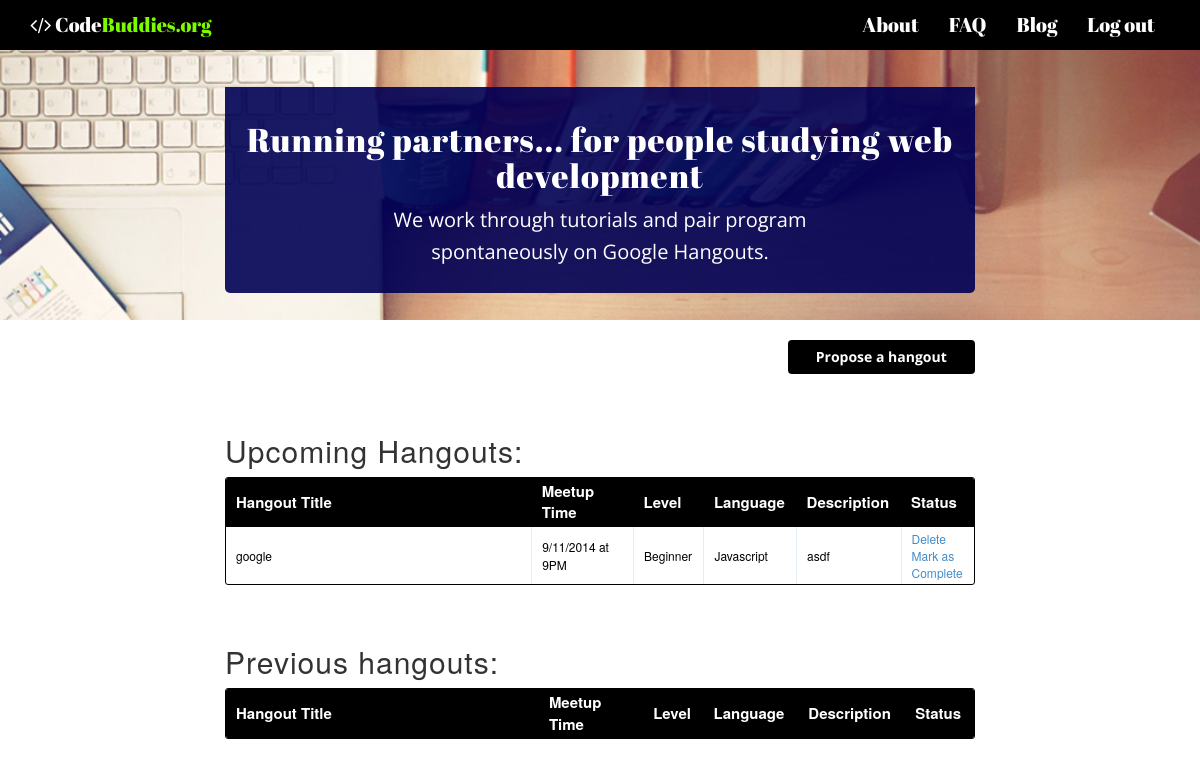
Page /hangout/ (signed in) on the earlier database version.
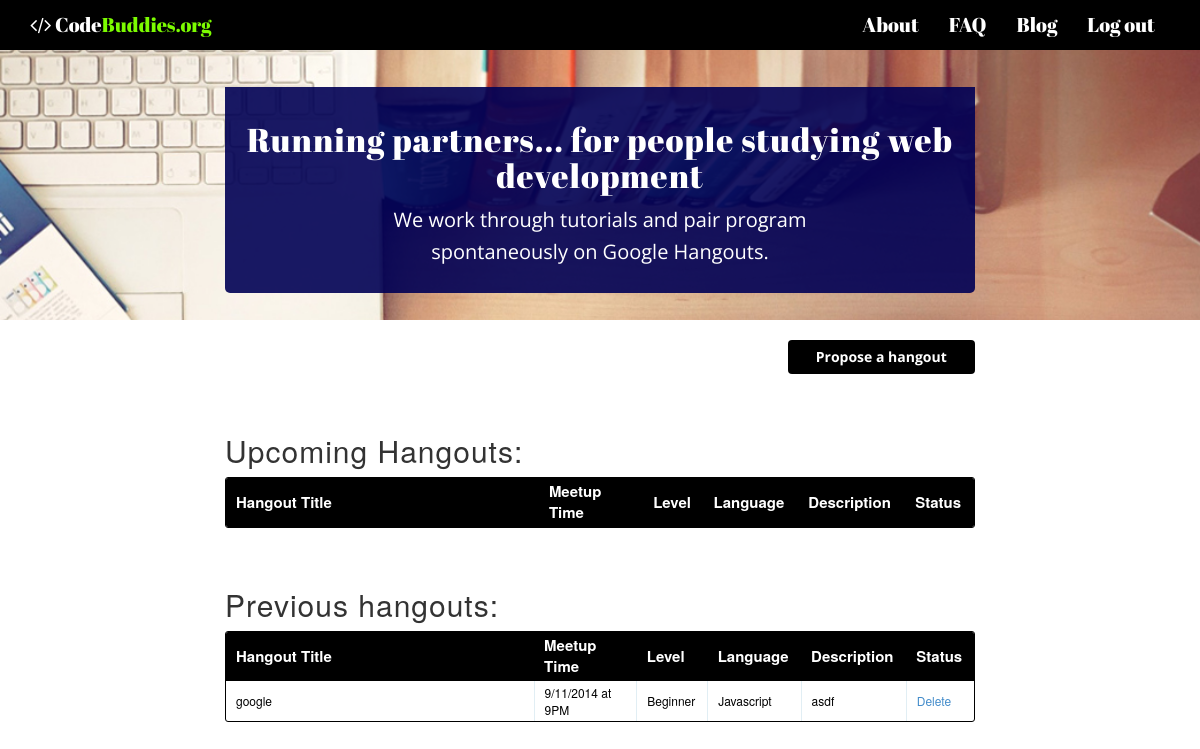
Same page on the later database version.
### tables this page shows
CREATE TABLE hangout( hangout_id INTEGER PRIMARY KEY
		AUTOINCREMENT,
		title TEXT NOT NULL, level TEXT NOT NULL, language TEXT NOT NULL, hangout_date TEXT NOT NULL, description TEXT NOT NULL, status INTEGER NOT NULL);

### views.py (the view)
@app.route('/hangout/')
@login_required
def hangout():
	g.db = connect_db()
	cur = g.db.execute(
		'select title, level, language, hangout_date, description, hangout_id from hangout where status=1')
	upcoming_hangouts = [dict(title=row[0], level=row[1],
		language=row[2], hangout_date=row[3], description=row[4], hangout_id=row[5]) for row in cur.fetchall()]
	cur = g.db.execute(
		'select title, hangout_date, level, language, description, hangout_id from hangout where status=0')
	previous_hangouts = [collections.OrderedDict(title=row[0], hangout_date=row[1],
		level=row[2], language=row[3], description=row[4], hangout_id=row[5]) for row in cur.fetchall()]
	g.db.close()
	return render_template(
		'tasks.html',
		form = ProposeNewHangout(request.form),
		open_tasks=upcoming_hangouts,
		closed_tasks=previous_hangouts
	)

### views.py (called while the page is built)
def connect_db():
	return sqlite3.connect(app.config['DATABASE'])

def login_required(test):
	@wraps(test)
	def wrap(*args, **kwargs):
		if 'logged_in' in session:
			return test(*args, **kwargs)
		else:
			flash('You need to login first.')
			return redirect(url_for('login'))
	return wrap

### templates/tasks.html (shortened to what this page needs)
{% extends "template.html" %}
{% block content %}
	<div>
	<a class="btn button propose" data-toggles=".toggleForm">Propose a hangout</a>
<div class="entries">
	<br />
	<br />
<h2>Upcoming Hangouts:</h2>
<div class="datagrid">
	<table>
		<thead>
			<tr>
				<th width="300px"><strong>Hangout Title</strong></th>
				<th width="100px"><strong>Meetup Time</strong></th>
				<th width="50px"><strong>Level</strong></th>
				<th width="50px"><strong>Language</strong></th>
				<th width="50px"><strong>Description</strong></th>
				<th width="50px"><strong>Status</strong></th>
			</tr>
		</thead>
	{% for o in open_tasks %}
	<tr>
		<td width="300px">{{ o.title }} </td>
		<td width="100px">{{ o.hangout_date }}</td>
		<td width="50px">{{ o.level }}</td>
		<td width="50px">{{ o.language }}</td>
		<td width="50px">{{ o.description }}</td>
	<td>
		<a href="{{ url_for('delete_entry', hangout_id = o.hangout_id) }}">Delete</a>
		<a href="{{ url_for('complete', hangout_id = o.hangout_id)}}">Mark as Complete</a>
	</td>
</tr>
{% endfor %}
</table>
</div>
<br >
<br >
</div>
<div class="entries">
	<h2>Previous hangouts:</h2>
	<div class="datagrid">
		<table>
			<thead>
				<tr>
					<th width="300px"><strong>Hangout Title</strong></th>
					<th width="100px"><strong>Meetup Time</strong></th>
					<th width="50px"><strong>Level</strong></th>
					<th width="50px"><strong>Language</strong></th>
					<th width="50px"><strong>Description</strong></th>
					<th width="50px"><strong>Status</strong></th>
				</tr>
			</thead>
		{% for c in closed_tasks %}
		<tr>
			<td width="300px"> {{ c.title }}</td>
				<td width="100px">{{ c.hangout_date }}</td>
		<td width="50px">{{ c.level }}</td>
		<td width="50px">{{ c.language }}</td>
		<td width="50px">{{ c.description }}</td>
		<td>
			<a href="{{ url_for('delete_entry', hangout_id = c.hangout_id) }}">Delete</a>
		</td>
	</tr>
{% endfor %}
</table>
</div>
</div>
</div>
{% endblock %}

### templates/template.html (shortened to what this page needs)
<!DOCTYPE html>
<html>
	<head>
		<link rel="stylesheet" href="{{ url_for('static', filename='css/styles.css') }}">
		<link rel="stylesheet" href="{{ url_for('static', filename='css/bootstrap.min.css') }}">
		 <link href="http://maxcdn.bootstrapcdn.com/font-awesome/4.1.0/css/font-awesome.min.css" rel="stylesheet">
	</head>
	<body id="page-top" data-spy="scroll" data-target=".navbar-custom">
		 <nav class="navbar-fixed-top" role="navigation">
        <div class="container">
            <div class="navbar-header page-scroll">
                <a class="heavy" href="#page-top">
                      <span class="light"><i class="fa fa-code"></i> Code<span class="green">Buddies.org</span></span>
                </a>
            </div>
            <div class="collapse navbar-collapse navbar-right navbar-main-collapse">
                <ul class="nav navbar-nav">
                    <li class="page-scroll">
                        <a href="#about">About</a>
                    </li>
                    <li class="page-scroll">
                        <a href="#faq">FAQ</a>
                    </li>
                    <li class="page-scroll">
                        <a href="http://bit.ly/10HTO4w" target="_blank">Blog</a>
                    </li>
                    <li class="page-scroll">
                            {% if not session.logged_in %}
                            <a href="{{ url_for('login') }}">Log in</a>
                             {% else %}
                            <a href="{{ url_for('logout') }}">Log out</a>
                            {% endif %}
                    </li>
                </ul>
            </div>
        </div>
    </nav>
     <section class="intro">
        <div class="intro-body">
            <div class="container">
                <div class="row">
                    <div class="col-md-8 col-md-offset-2">
                        <div class="intro-text"><h1>Running partners...
for people studying web development</h1>
                                             <p>We work through tutorials and pair program <br />spontaneously on Google Hangouts.</p>
                        </div>
                    </div>
                </div>
            </div>
        </div>
    </section>
		<div class="container">
			<div class="row">
				<div class="col-md-8 col-md-offset-2">
		{% block content %}
		{% endblock %}
			</div>
			</div>
		</div>
	</body>
</html>

### static/css/styles.css (style rules this page uses)
body { font-family: sans-serif; background: #eee; }
a, h1, h2 { color: #377BA8; }
h1, h2 { font-family: 'Georgia', serif; margin: 0; }
h2 { font-size: 1.5em; }
a.propose { margin-top: 20px; width: 25%; float: right; color: black; font-weight: 700; }
.entries { list-style: none; margin: 0; padding: 0; clear: both; }
.datagrid table { border-collapse: collapse; text-align: left; width: 100%; }
.datagrid { background: #fff; overflow: hidden; border: 1px solid #000000; border-radius: 3px; }
.datagrid table td, .datagrid table th { padding: 3px 10px; }
.datagrid table thead th { background-color: #000000; color: #FFFFFF; font-size: 15px; font-weight: bold; }
.datagrid table thead th:first-child { border: none; }
.datagrid table tbody td { color: #000000; border-left: 1px solid #E1EEF4; font-size: 12px; font-weight: normal; }
.datagrid table tbody td:first-child { border-left: none; }
.datagrid table tbody tr:last-child td { border-bottom: none; }
.button { background-color: #000; display: inline-block; color: #ffffff; font-size: 13px; padding: 3px 12px; margin: 0; text-decoration: none; position: relative; }
body { width: 100%; height: 100%; color: #fff; background-color: #000; }
html { width: 100%; height: 100%; }
.green { color: #7CFC00; }
a.heavy, .navbar-nav>li>a { font-family: 'Abril Fatface', cursive; }
a.btn, ul.nav a { color: white; }
a, a:hover, a:focus { text-decoration: none !important; }
h1, h2, h3, h4, h5, h6 { margin: 0 0 35px; //font-weight: 200 !important; letter-spacing: 1px; font-family: 'open sans'; }
.intro-text h1 { font-size: 33px; font-family: 'open sans'; }
.navbar a, .intro-text h1 { font-family: 'Abril Fatface', cursive; }
ol, ul { font-size: 20px; font-family: 'open sans'; }
p { margin: 0 0 25px; font-size: 18px; line-height: 1.5; font-family: 'open sans'; }
a { color: #28c3ab; -webkit-transition: all .2s ease-in-out; -moz-transition: all .2s ease-in-out; transition: all .2s ease-in-out; }
.light { font-weight: 400; }
.heavy { font-weight: 700; }
.intro-text { font-size: 18px; margin-top: 60px; }
.navbar-header a { position: relative; top: 10px; color: white; }
.btn { font-weight: 400; -webkit-transition: all .3s ease-in-out; -moz-transition: all .3s ease-in-out; transition: all .3s ease-in-out; }
td { font-size: 20px; }
.intro { display: table; width: 100%; height: 100px; padding: 10px 0; text-align: center; color: white; background-color: #222; background: url(../images/books2.jpg) no-repeat center center fixed; -webkit-background-size: cover; -moz-background-size: cover; background-size: cover; -o-background-size: cover; }
.intro-text { border-bottom-right-radius: 5px; border-bottom-left-radius: 5px; padding: 15px; background: rgba(0,1,85, 0.9); //background: rgba(255,153,0, 0.9); }
.intro-text p { color: white; }
.intro-text p, .btn, input#email, .intro-text ul li { font-family: 'open sans'; }
.intro-body { display: table-cell; vertical-align: middle; height: 200px; }
.navbar-fixed-top { color: white; background: black; font-size: 20px; }
@media (min-width:767px) { p { margin: 0 0 35px; font-size: 20px; line-height: 1.6; } }
@media (min-width:767px) { .intro { height: 40%; padding: 0; } }
@media (min-width:767px) { .intro-text { font-size: 25px; } }

Differences in the rows shown:
changed hangout "google": moves from the list under "Upcoming Hangouts:" to the list under "Previous hangouts:"
